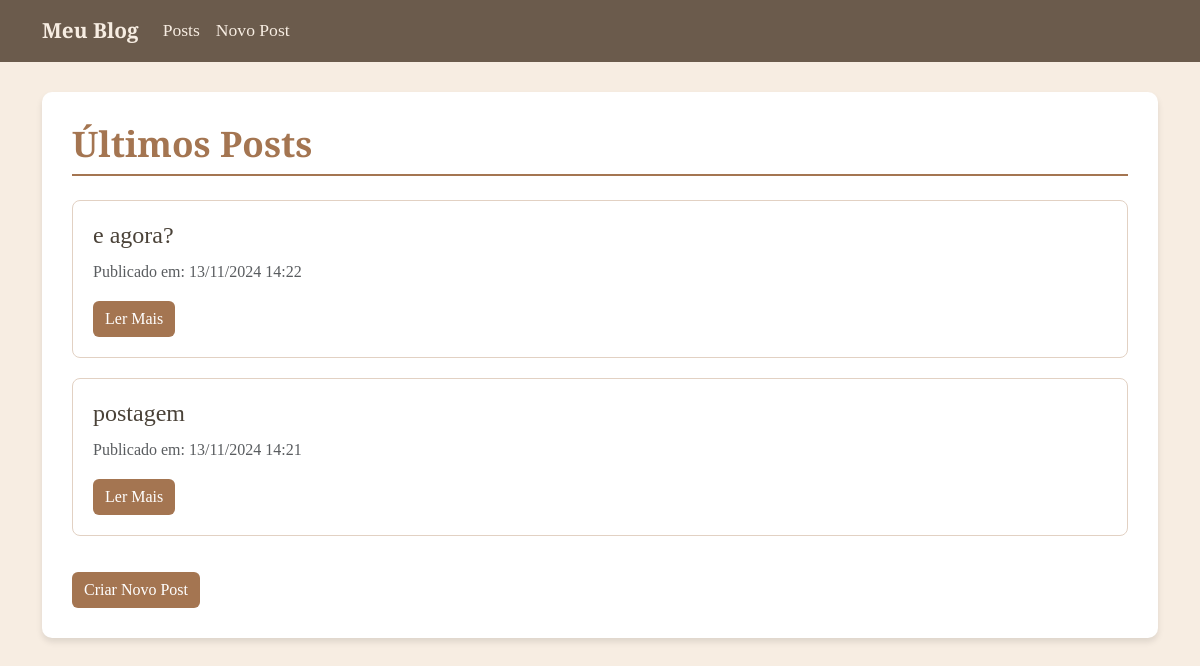
The app's page /, older data.
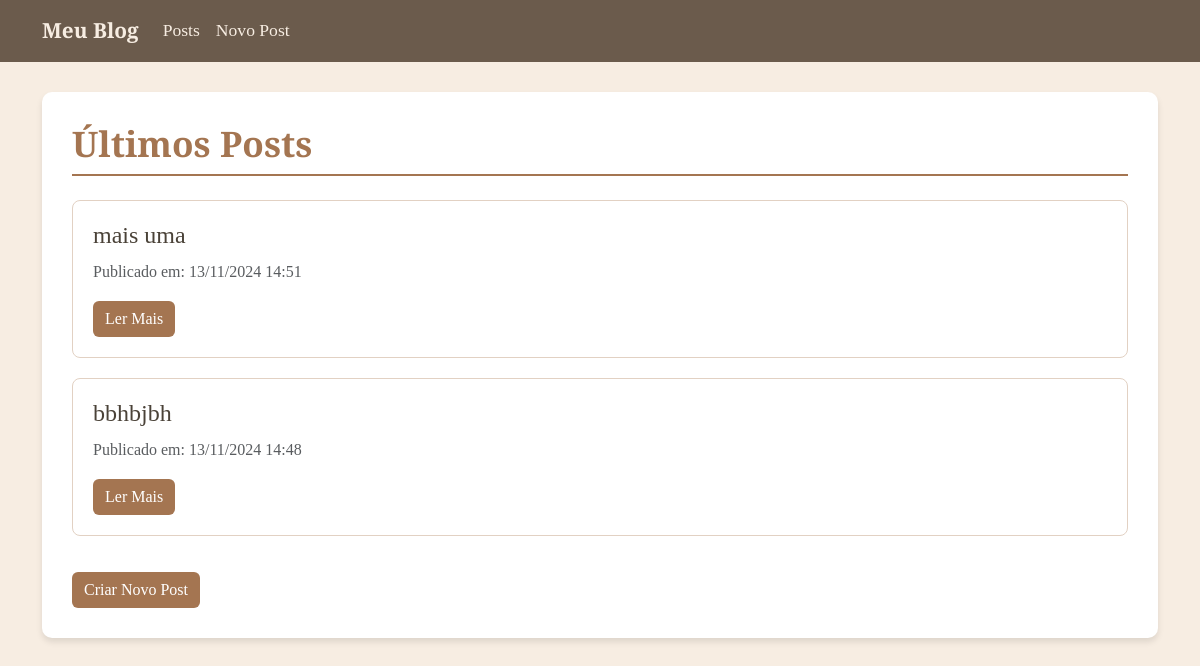
The same page, newer data.
### blog/models.py (models this page shows, shortened)
class Post(models.Model):
    titulo = models.CharField(max_length=200)
    conteudo = models.TextField()
    data_postagem = models.DateTimeField(auto_now_add=True)
    class Meta:
        ordering = ['-data_postagem']

### blog/views.py (the view)
# urls.py: path('', ListaPostsView.as_view(), name='lista_posts'),
class ListaPostsView(ListView):
    model = Post
    template_name = 'blog/lista_posts.html'
    context_object_name = 'posts'
    ordering = ['-data_postagem']

### templates/blog/lista_posts.html (shortened to what this page needs)
{% extends 'base/base.html' %}
{% block conteudo %}
    <h1 class="blog-title mb-4">Últimos Posts</h1>
    <div class="row">
        {% for post in posts %}
            <div class="col-md-12">
                <div class="blog-post-card">
                    <h2 class="h4">{{ post.titulo }}</h2>
                    <p class="text-muted">
                        Publicado em: {{ post.data_postagem|date:"d/m/Y H:i" }}
                    </p>
                    <a href="{% url 'detalhe_post' post.pk %}" class="btn btn-vintage">
                        Ler Mais
                    </a>
                </div>
            </div>
        {% empty %}
            <p>Nenhum post encontrado.</p>
        {% endfor %}
    </div>
    <a href="{% url 'criar_post' %}" class="btn btn-vintage mt-3">
        Criar Novo Post
    </a>
{% endblock %}

Row changes from the older to the newer data that the page shows:
removed Post: titulo "e agora?", data_postagem "13/11/2024 14:22"
removed Post: titulo "postagem", data_postagem "13/11/2024 14:21"
added Post: titulo "mais uma", data_postagem "13/11/2024 14:51"
added Post: titulo "bbhbjbh", data_postagem "13/11/2024 14:48"
